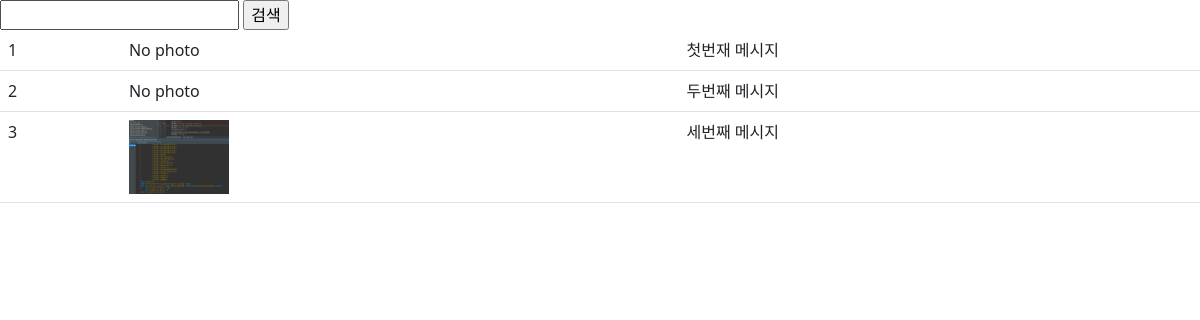
Before: /instagram1/ (signed in) with the older database file.
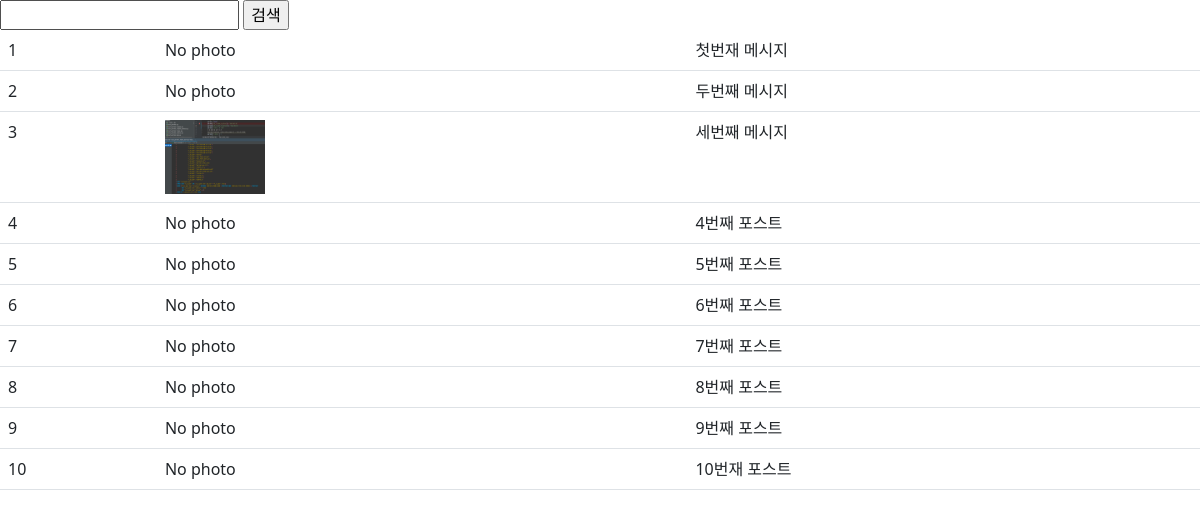
After: the same page with the newer database file.
### instagram1/models.py (models this page shows, shortened)
class Post(models.Model):
    author = models.ForeignKey(to=settings.AUTH_USER_MODEL, on_delete=models.CASCADE)
    massage = models.TextField()
    photo = models.ImageField(blank=True, upload_to='instagram1S/post/%Y/%m/%d')
    tag_set = models.ManyToManyField('Tag', blank=True)
    is_public = models.BooleanField(default=False, verbose_name="공개여부")
    created_at = models.DateTimeField(auto_now_add=True)
    updated_at = models.DateTimeField(auto_now=True)
    class Mata:
        ordering = ['-id']

### instagram1/views.py (the view)
@method_decorator(login_required, name='dispatch')
class PostListView(ListView):
    model = Post
    paginate_by = 10

### instagram1/templates/instagram1/post_list.html (shortened to what this page needs)
{% load bootstrap4 %}
<!doctype html>
<html lang="ko">
<head>
    <link href="https://cdn.jsdelivr.net/npm/bootstrap@5.2.0/dist/css/bootstrap.min.css" rel="stylesheet">
</head>
<body>
    <form action="" method="get">
        <input type="text" name="q" value="{{ q }}"/>
        <input type="submit" value="검색" />
    </form>
    <table class="table table-bordeard table-hover">
        <tbody>
             {% for post in post_list %}
             <tr>
                <td>
                 {{ post.pk }}
                </td>
                 <td>
                     {% if post.photo %}
                        <img src="{{ post.photo.url }}" style="width: 100px" />
                     {% else %}
                        No photo
                     {% endif %}
                 </td>
                 <td>
                     {{ post.massage }}
                 </td>
             </tr>
             {% endfor %}
        </tbody>
    </table>
</body>
</html>

Changed rows visible on the page:
added Post: pk "4", photo "No photo", massage "4번째 포스트"
added Post: pk "5", photo "No photo", massage "5번째 포스트"
added Post: pk "6", photo "No photo", massage "6번째 포스트"
added Post: pk "7", photo "No photo", massage "7번째 포스트"
added Post: pk "8", photo "No photo", massage "8번째 포스트"
added Post: pk "9", photo "No photo", massage "9번째 포스트"
added Post: pk "10", photo "No photo", massage "10번재 포스트"
